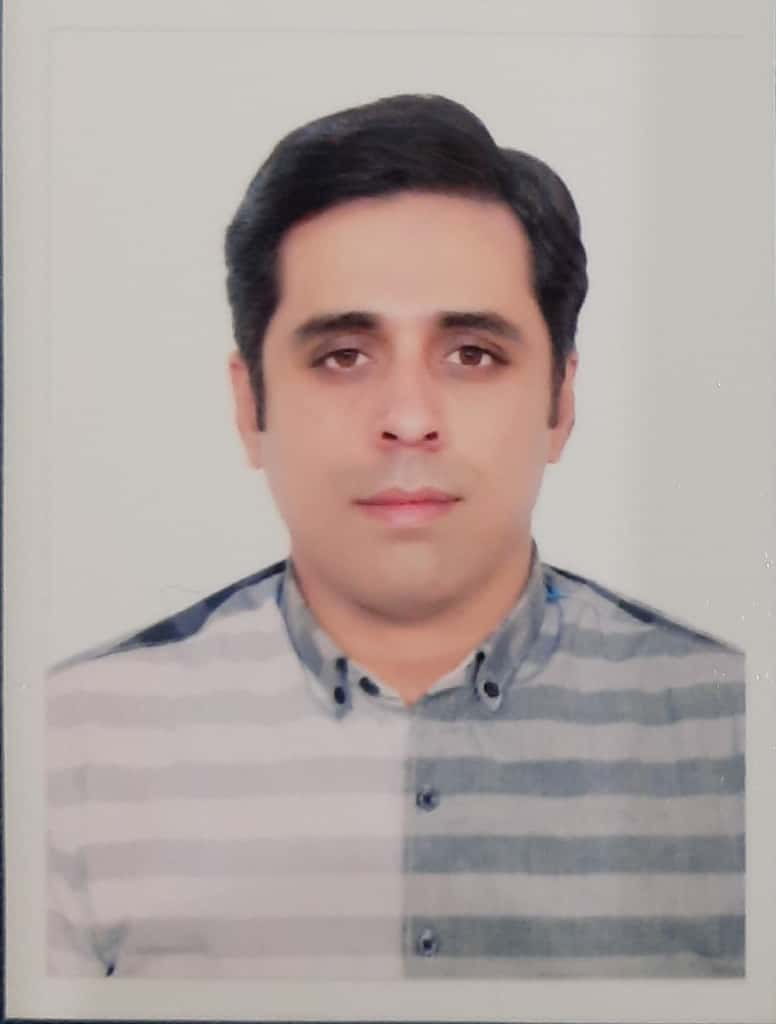
#> input picture Resources/Picture.jpg, 776 x 1024 px
$ jupyter execute Chapter_13.ipynb
#> lines starting #> are read from the running program, lines starting #| are printed output that depends on the picture; after the words box and inside, x2 and y2 are one past the last pixel; in counts of white or black regions, pixels touching at a corner belong together
[cell 1]
import cv2 as cv
import numpy as np

[cell 2]
img=cv.imread("Resources/Picture.jpg")
#> img is the input picture: shape (1024, 776, 3); mean B, G, R 160.9, 164.2, 175.3

# Resizing the image

[cell 3]
resized_img=cv.resize(img, (450,250)) #450 is width and 250 is height
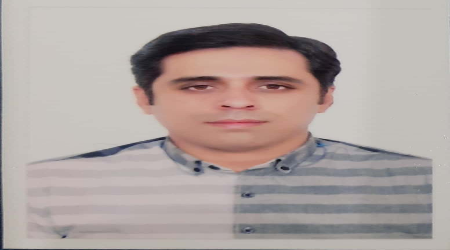
#> resized_img: shape (250, 450, 3); mean B, G, R 160.9, 164.2, 175.3

# For blurred image

[cell 4]
blurr_image=cv.GaussianBlur (img,(23,23),0)

# Edge detection

[cell 5]
edge_img=cv.Canny (img,48,48)
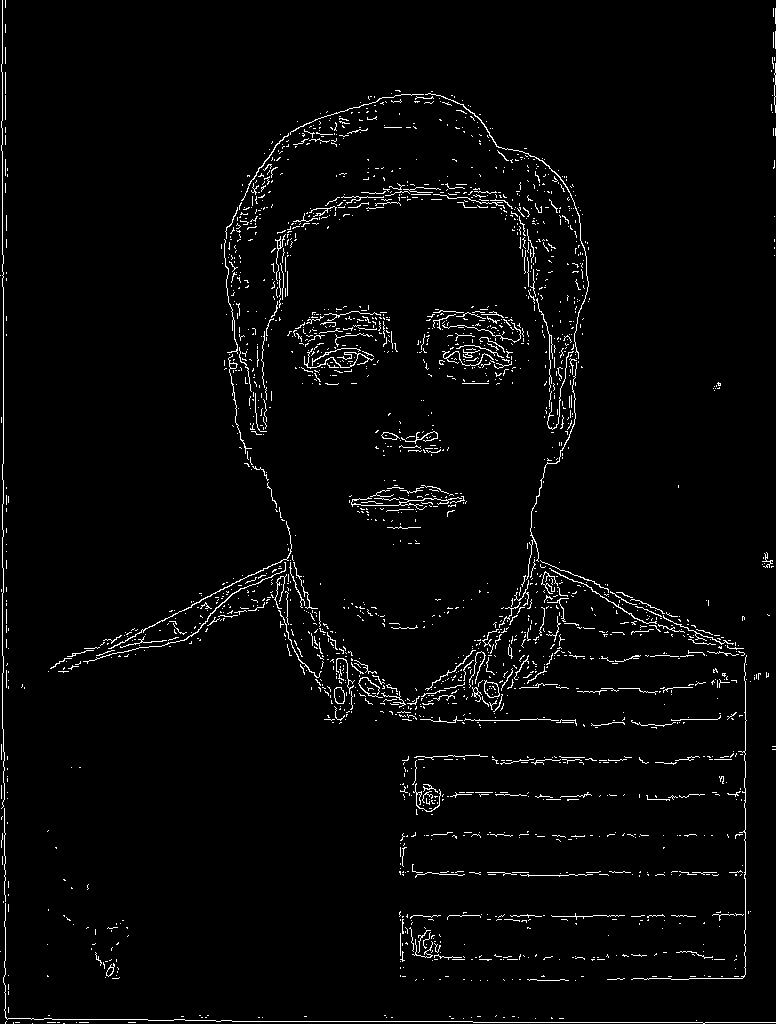
#> edge_img: shape (1024, 776); 2.7% white in thin lines or dots

# Thickness of lines

[cell 6]
mat_kernel=np.ones((7,7), np.uint8)
dilated_image=cv.dilate(edge_img, (mat_kernel), iterations=1)
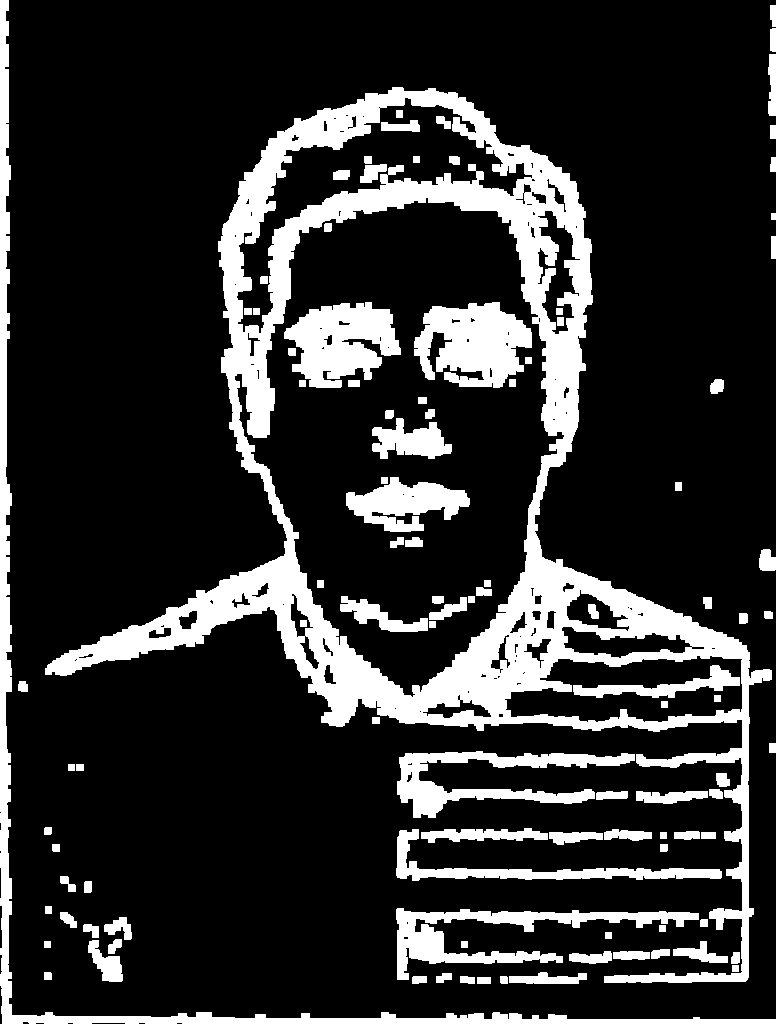
#> dilated_image: shape (1024, 776); 18.6% white; 104 white regions, largest, box (x1, y1, x2, y2) and area: (45, 87, 772, 983) 82223, (0, 0, 776, 1024) 14274, (414, 302, 532, 388) 6916

# Make thinner outline

[cell 7]
ero_img=cv.erode(dilated_image, (mat_kernel), iterations=1)
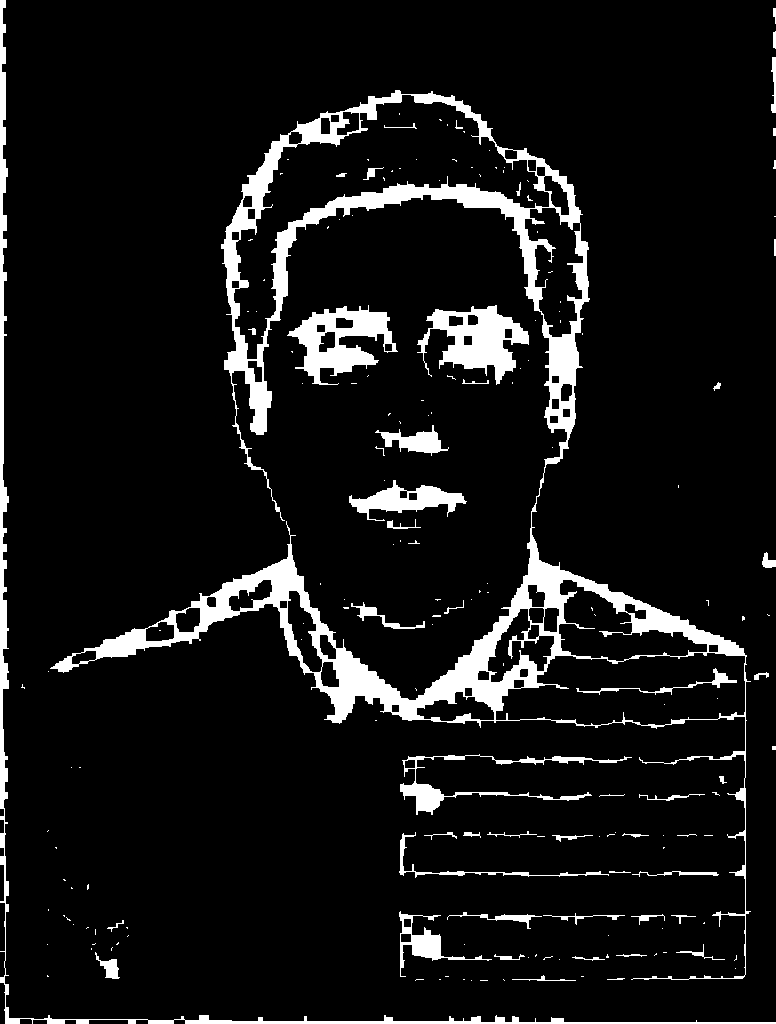
#> ero_img: shape (1024, 776); 8.4% white; 184 white regions (132 under 20 px), largest, box (x1, y1, x2, y2) and area: (50, 90, 751, 980) 40721, (0, 0, 776, 1024) 6936, (417, 305, 529, 385) 4127

# Crop the image

[cell 8]
import cv2 as cv
import numpy as np
img=cv.imread("Resources/Picture.jpg")

[cell 9]
print(" The size of our image is:",img.shape) # To check the size of image
#|  The size of our image is: (1024, 776, 3)

[cell 10]
cropped_img=img[0:200,200:300]
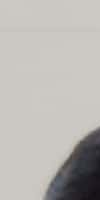
#> cropped_img: shape (200, 100, 3); mean B, G, R 178.1, 181.9, 184.7
